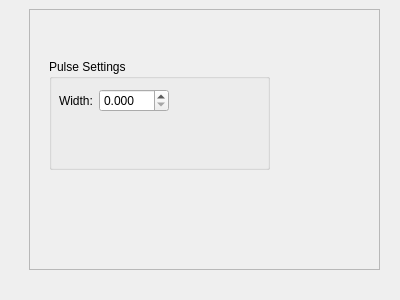
<?xml version="1.0" encoding="UTF-8"?>
<ui version="4.0">
 <class>ControlTab</class>
 <widget class="QWidget" name="ControlTab">
  <property name="geometry">
   <rect>
    <x>0</x>
    <y>0</y>
    <width>400</width>
    <height>300</height>
   </rect>
  </property>
  <property name="windowTitle">
   <string>Form</string>
  </property>
  <widget class="QFrame" name="frame">
   <property name="geometry">
    <rect>
     <x>29</x>
     <y>9</y>
     <width>351</width>
     <height>261</height>
    </rect>
   </property>
   <property name="frameShape">
    <enum>QFrame::StyledPanel</enum>
   </property>
   <property name="frameShadow">
    <enum>QFrame::Raised</enum>
   </property>
   <widget class="QGroupBox" name="gbPulse">
    <property name="geometry">
     <rect>
      <x>20</x>
      <y>50</y>
      <width>221</width>
      <height>111</height>
     </rect>
    </property>
    <property name="title">
     <string>Pulse Settings</string>
    </property>
    <widget class="QWidget" name="">
     <property name="geometry">
      <rect>
       <x>10</x>
       <y>30</y>
       <width>110</width>
       <height>28</height>
      </rect>
     </property>
     <layout class="QFormLayout" name="formLayout">
      <item row="0" column="0">
       <widget class="QLabel" name="lblWidth">
        <property name="text">
         <string>Width:</string>
        </property>
       </widget>
      </item>
      <item row="0" column="1">
       <widget class="QDoubleSpinBox" name="spnWidth">
        <property name="decimals">
         <number>3</number>
        </property>
       </widget>
      </item>
     </layout>
    </widget>
   </widget>
  </widget>
 </widget>
 <resources/>
 <connections/>
</ui>
